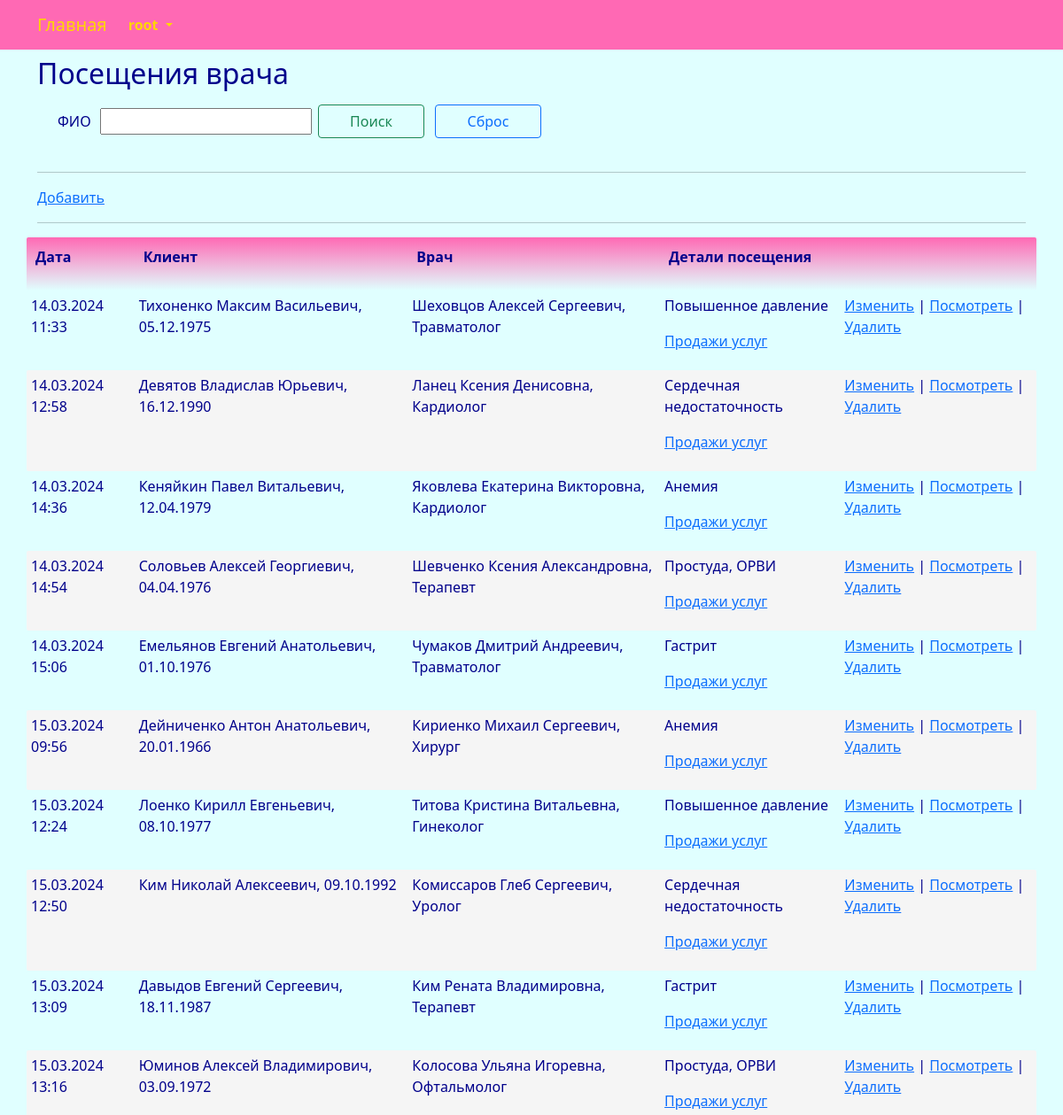
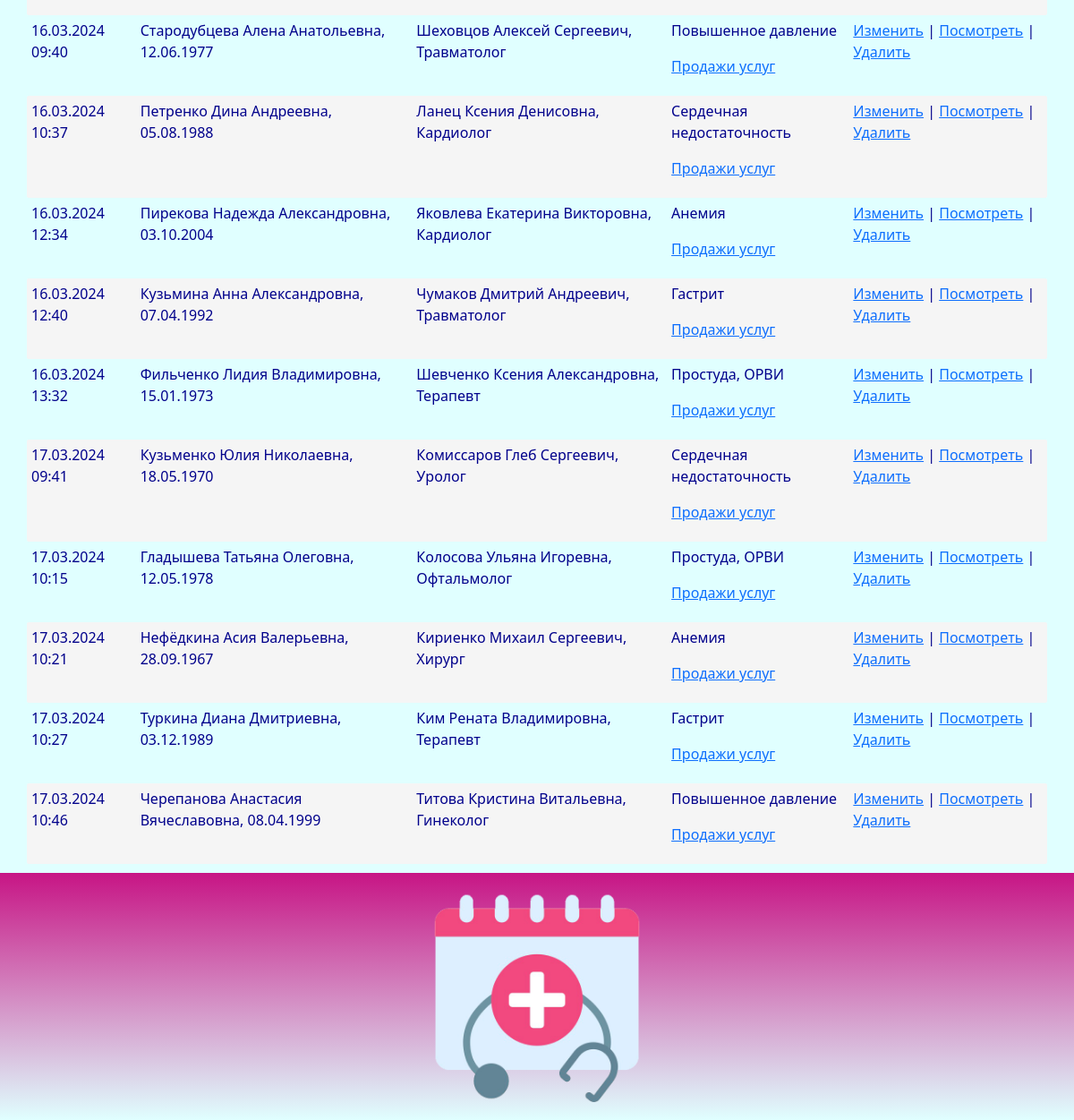
Screenshot of /visit/index/ (signed in) with the database file from the repository (2 pictures, top to bottom).
### center/models.py (models this page shows, shortened)
class Visit(models.Model):
    date_visit = models.DateTimeField(_('date_visit'))
    client = models.ForeignKey(Client, related_name='visit_client', on_delete=models.CASCADE)
    doctor = models.ForeignKey(Doctor, related_name='visit_doctor', on_delete=models.CASCADE)
    visit_details = models.TextField(_('visit_details'), blank=True, null=True)
    class Meta:
        db_table = 'visit'
        indexes = [
            models.Index(fields=['client']),
            models.Index(fields=['doctor']),
        ]
        ordering = ['date_visit']

class Client(models.Model):
    SEX_CHOICES = (
        ('М','М'),
        ('Ж', 'Ж'),
    )
    full_name = models.CharField(_('full_name'), max_length=128)
    birthday = models.DateTimeField(_('birthday'))
    sex = models.CharField(_('sex'), max_length=1, choices=SEX_CHOICES, default='М')
    address = models.CharField(_('address'), max_length=96)
    phone = models.CharField(_('phone'), max_length=64)
    class Meta:
        db_table = 'client'
        indexes = [
            models.Index(fields=['full_name']),
        ]
        ordering = ['full_name']
    def __str__(self):
        return "{}, {}".format(self.full_name, self.birthday.strftime('%d.%m.%Y'))

class Doctor(models.Model):
    full_name = models.CharField(_('full_name'), max_length=128)
    category = models.ForeignKey(Category, related_name='doctor_category', on_delete=models.CASCADE)
    branch = models.ForeignKey(Branch, related_name='branch_category', on_delete=models.CASCADE)
    specialization = models.ForeignKey(Specialization, related_name='doctor_specialization', on_delete=models.CASCADE)
    user = models.OneToOneField(User, related_name='doctor_user', on_delete=models.PROTECT)
    class Meta:
        db_table = 'doctor'
        indexes = [
            models.Index(fields=['full_name']),
        ]
        ordering = ['full_name']
    def __str__(self):
        return "{}, {}".format(self.full_name, self.specialization)

class Specialization(models.Model):
    specialization_title = models.CharField(_('specialization_title'), max_length=255, unique=True)
    class Meta:
        db_table = 'specialization'
        ordering = ['specialization_title']
    def __str__(self):
        return "{}".format(self.specialization_title)

### center/views.py (the view)
# urls.py: path('visit/index/', views.visit_index, name='visit_index'),
@login_required
@user_passes_test(lambda u: u.is_superuser)
def visit_index(request):
    try:
        visit = Visit.objects.all().order_by('date_visit')
        if request.method == "POST":
            if 'searchBtn' in request.POST:
                title_search = request.POST.get("title_search")
                if title_search != '':
                    from django.db.models import Q
                    doctor_query = Doctor.objects.filter(full_name__contains = title_search).only('id').all()
                    client_query = Client.objects.filter(full_name__contains = title_search).only('id').all()
                    visit = visit.filter(Q(client_id__in = client_query) | Q(doctor_id__in = doctor_query))
                return render(request, "visit/index.html", {"visit": visit,  "title_search": title_search })
            else:
                return render(request, "visit/index.html", {"visit": visit, })
        else:
            return render(request, "visit/index.html", {"visit": visit, })
        return render(request, "visit/index.html", {"visit": visit,})
    except Exception as exception:
        print(exception)
        return HttpResponse(exception)

### templates/visit/index.html (shortened to what this page needs)
{% extends "base.html" %}
{% load i18n %}
{% block content %}
<h2>{% trans "visits" %}</h2>
<div class="row" style="margin: 10px">
	<form method="POST" enctype="multipart/form-data">
		<table>
			<tbody>
				<tr>
					<td>
						<p>{% trans "full_name" %} &nbsp;</p>
					</td>
					<td>
						<p><input type="search" value="{{title_search}}" name="title_search"></p>
					</td>
					<td>
						<p><button class="btn btn-outline-success" name="searchBtn" style="width:120px; margin:5px">{% trans "Search" %}</button></p>
					</td>
					<td>
						<p><button class="btn btn-outline-primary" name="resetBtn" type="submit" onClick="window.location.reload();" style="width:120px; margin:5px">{% trans "Reset" %}</button></p>
					</td>
				</tr>
			</tbody>
		</table>
	</form>
</div>
<hr>
<p><a href="{% url 'visit_create'%}">{% trans "Add" %}</a></p>
<hr>
{% if visit.count > 0 %}
<div class="row">
	<table id="myTable" class="table-manager" style="width:100%">
		<thead>
			<tr>
				<th><p>{% trans "date_visit" %}</p></th>
				<th><p>{% trans "client" %}</p></th>
				<th><p>{% trans "doctor" %}</p></th>
				<th><p>{% trans "visit_details" %}</p></th>
				<th><p></p></th>
			</tr>
		</thead>
		<tbody>
			{% for e in visit %}
			<tr>
				<td><p>{{ e.date_visit | date:"d.m.Y H:i" }}</p></td>
				<td><p>{{ e.client }}</p></td>
				<td><p>{{ e.doctor }}</p></td>
				<td>
					<p>{{ e.visit_details }}</p>
					<p><a href="{% url 'sale_index' e.id%}">{% trans "Sales" %}</a></p>
				</td>
				<td>
					<p>
					<a href="{% url 'visit_edit' e.id %}">{% trans "Change" %}</a> |
					<a href="{% url 'visit_read' e.id %}">{% trans "View" %}</a> |
					<a onclick="return confirm('Удалить запись?')" href="{% url 'visit_delete' e.id %}">{% trans "Delete" %}</a>
					</p>
				</td>
			</tr>
			{% endfor %}
		</tbody>
	</table>
</div>
{% endif %}
{% endblock content %}

### templates/base.html (shortened to what this page needs)
<!DOCTYPE html>
{% load static %}
{% load i18n %}
<html>
	<head>
		<link rel="stylesheet" href="{% static 'css/bootstrap.min.css' %}">
		<link rel="stylesheet" href="{% static 'css/styles.css' %}" />
	</head>
	<nav class="navbar navbar-expand-lg justify-content-center">
		<div class="container">
			<div class="collapse navbar-collapse" id="mainMenu">
				<ul class="navbar-nav me-auto mb-2 mb-lg-0">
					<a class="navbar-brand" href="{{ HTTP_HOST }}/">{% trans "Home" %}</a>
					{% if user.is_authenticated %}
					<li class="nav-item dropdown">
						<a class="nav-link dropdown-toggle" href="#" id="navbarDropdown" role="button" data-bs-toggle="dropdown" aria-expanded="false">
							{{ user.username }}
						</a>
					</li>
					{% else %}
					<form class="form-inline ml-auto">
						<a href="{% url 'login' %}" class="btn btn-outline-secondary">{% trans "Log In" %}</a>
						<a href="{% url 'signup' %}" class="btn btn-primary ml-2">{% trans "Sign up" %}</a>
					</form>
					{% endif %}
				</ul>
			</div>
		</div>
	</nav>
	<body>
		<div class="container">
			{% block content%}{% endblock content %}
		</div>
	</body>
	<footer class="container-fluid text-center bg-lightgray">
		<div class="copyrights">
			<img src="{% static 'images/logo.png' %}" alt="logo" style="height:256px; padding: 10px;">
		</div>
	</footer>
</html>

### static/css/styles.css (style rules this page uses)
:root { --navbar-background-color: HotPink; --navbar-text-color: Gold; --main-background-color-light: LightCyan; --main-background-color-dark: HotPink; --main-text-color: DarkBlue; --main-header-color: DarkBlue; --main-text-attention-color: Purple; --footer-background-color-light: LightCyan; --footer-background-color-dark: MediumVioletRed; --footer-text-color: Teal; --card-background-color-light: Pink; --card-background-color-dark: HotPink; --card-text-color: SeaGreen; --table-background-color-light: LightCyan; --table-background-color-dark: #F5F5F5; --table-text-color: DarkBlue; --star-size: 30px; --star-color: LightYellow; --star-background: Yellow ; }
.navbar { background-color: var(--navbar-background-color); color: var(--navbar-text-color); }
.navbar .navbar-nav, .navbar .navbar-nav .navbar-text { color: var(--navbar-text-color); }
.navbar ul { background-color: var(--navbar-background-color); color: var(--navbar-text-color); }
.navbar li { background-color: var(--navbar-background-color); color: var(--navbar-text-color); }
.navbar a { background-color: var(--navbar-background-color); color: var(--navbar-text-color); }
.navbar-brand { background-color: var(--navbar-background-color); color: var(--navbar-text-color); }
.nav-item { background-color: var(--navbar-background-color); color: var(--navbar-text-color); font-weight: bold; }
body { background-color: var(--main-background-color-light); }
h1, h2, h3, h4, h5, h6 { color: var(--main-header-color); }
p, ul, li, label { color: var(--main-text-color); }
.table-manager { background-color: var(--main-background-color-light); width: 100%; }
.table-manager tbody { background-color: var(--main-background-color-light); border: none; margin-top: 20px; margin-bottom: 20px; }
.table-manager thead th { color: var(--main-text-color); font-weight: bold; text-align: left; padding: 10px; background-image: linear-gradient(top, var(--main-background-color-dark), var(--main-background-color-light)); background-image: -o-linear-gradient(top, var(--main-background-color-dark), var(--main-background-color-light)); background-image: -moz-linear-gradient(top, var(--main-background-color-dark), var(--main-background-color-light)); background-image: -webkit-linear-gradient(top, var(--main-background-color-dark), var(--main-background-color-light)); }
.table-manager thead tr th:first-child { border-radius: 2px 0 0 2px; }
.table-manager thead tr th:last-child { border-radius: 0 2px 2px 0; }
.table-manager tbody td { text-align: left; border: none; padding: 5px 5px; vertical-align: top; }
.table-manager tbody tr:nth-child(odd) { background: var(--table-background-color-light); }
.table-manager tbody tr:nth-child(even) { background: var(--table-background-color-dark); }
.table-manager tbody tr td:first-child { border-radius: 2px 0 0 2px; }
.table-manager tbody tr td:last-child { border-radius: 0 2px 2px 0; }
footer { background-image: linear-gradient(top, var(--footer-background-color-dark), var(--footer-background-color-light)); background-image: -o-linear-gradient(top, var(--footer-background-color-dark), var(--footer-background-color-light)); background-image: -moz-linear-gradient(top, var(--footer-background-color-dark), var(--footer-background-color-light)); background-image: -webkit-linear-gradient(top, var(--footer-background-color-dark), var(--footer-background-color-light)); margin-top: 10px; padding: 10px; }

### rows the page displays
Visit: date_visit "14.03.2024 11:33", client "Тихоненко Максим Васильевич, 05.12.1975", doctor "Шеховцов Алексей Сергеевич, Травматолог", visit_details "Повышенное давление"
Visit: date_visit "14.03.2024 12:58", client "Девятов Владислав Юрьевич, 16.12.1990", doctor "Ланец Ксения Денисовна, Кардиолог", visit_details "Сердечная недостаточность"
Visit: date_visit "14.03.2024 14:36", client "Кеняйкин Павел Витальевич, 12.04.1979", doctor "Яковлева Екатерина Викторовна, Кардиолог", visit_details "Анемия"
Visit: date_visit "14.03.2024 14:54", client "Соловьев Алексей Георгиевич, 04.04.1976", doctor "Шевченко Ксения Александровна, Терапевт", visit_details "Простуда, ОРВИ"
Visit: date_visit "14.03.2024 15:06", client "Емельянов Евгений Анатольевич, 01.10.1976", doctor "Чумаков Дмитрий Андреевич, Травматолог", visit_details "Гастрит"
Visit: date_visit "15.03.2024 09:56", client "Дейниченко Антон Анатольевич, 20.01.1966", doctor "Кириенко Михаил Сергеевич, Хирург", visit_details "Анемия"
Visit: date_visit "15.03.2024 12:24", client "Лоенко Кирилл Евгеньевич, 08.10.1977", doctor "Титова Кристина Витальевна, Гинеколог", visit_details "Повышенное давление"
Visit: date_visit "15.03.2024 12:50", client "Ким Николай Алексеевич, 09.10.1992", doctor "Комиссаров Глеб Сергеевич, Уролог", visit_details "Сердечная недостаточность"
Visit: date_visit "15.03.2024 13:09", client "Давыдов Евгений Сергеевич, 18.11.1987", doctor "Ким Рената Владимировна, Терапевт", visit_details "Гастрит"
Visit: date_visit "15.03.2024 13:16", client "Юминов Алексей Владимирович, 03.09.1972", doctor "Колосова Ульяна Игоревна, Офтальмолог", visit_details "Простуда, ОРВИ"
Visit: date_visit "16.03.2024 09:40", client "Стародубцева Алена Анатольевна, 12.06.1977", doctor "Шеховцов Алексей Сергеевич, Травматолог", visit_details "Повышенное давление"
Visit: date_visit "16.03.2024 10:37", client "Петренко Дина Андреевна, 05.08.1988", doctor "Ланец Ксения Денисовна, Кардиолог", visit_details "Сердечная недостаточность"
Visit: date_visit "16.03.2024 12:34", client "Пирекова Надежда Александровна, 03.10.2004", doctor "Яковлева Екатерина Викторовна, Кардиолог", visit_details "Анемия"
Visit: date_visit "16.03.2024 12:40", client "Кузьмина Анна Александровна, 07.04.1992", doctor "Чумаков Дмитрий Андреевич, Травматолог", visit_details "Гастрит"
Visit: date_visit "16.03.2024 13:32", client "Фильченко Лидия Владимировна, 15.01.1973", doctor "Шевченко Ксения Александровна, Терапевт", visit_details "Простуда, ОРВИ"
Visit: date_visit "17.03.2024 09:41", client "Кузьменко Юлия Николаевна, 18.05.1970", doctor "Комиссаров Глеб Сергеевич, Уролог", visit_details "Сердечная недостаточность"
Visit: date_visit "17.03.2024 10:15", client "Гладышева Татьяна Олеговна, 12.05.1978", doctor "Колосова Ульяна Игоревна, Офтальмолог", visit_details "Простуда, ОРВИ"
Visit: date_visit "17.03.2024 10:21", client "Нефёдкина Асия Валерьевна, 28.09.1967", doctor "Кириенко Михаил Сергеевич, Хирург", visit_details "Анемия"
Visit: date_visit "17.03.2024 10:27", client "Туркина Диана Дмитриевна, 03.12.1989", doctor "Ким Рената Владимировна, Терапевт", visit_details "Гастрит"
Visit: date_visit "17.03.2024 10:46", client "Черепанова Анастасия Вячеславовна, 08.04.1999", doctor "Титова Кристина Витальевна, Гинеколог", visit_details "Повышенное давление"

### other values shown
{{ user.username }} "root"
